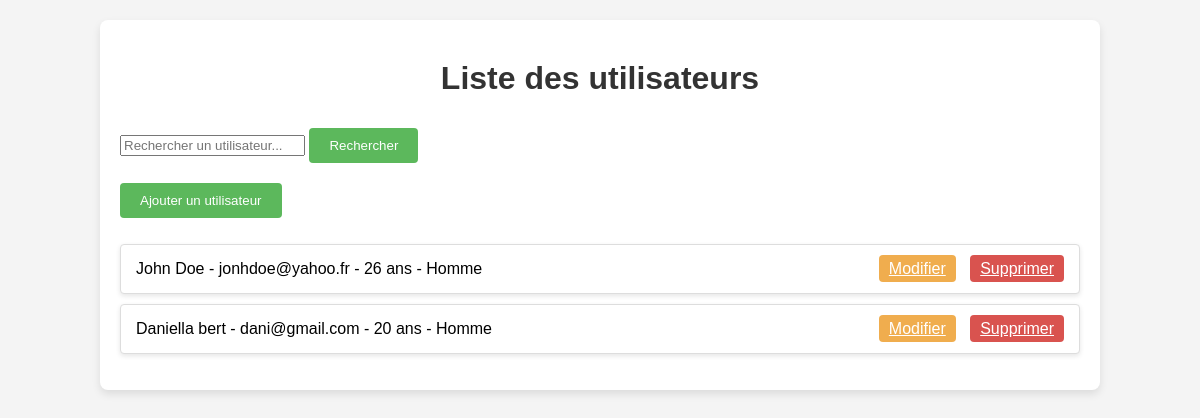
Before: / with the older database file.
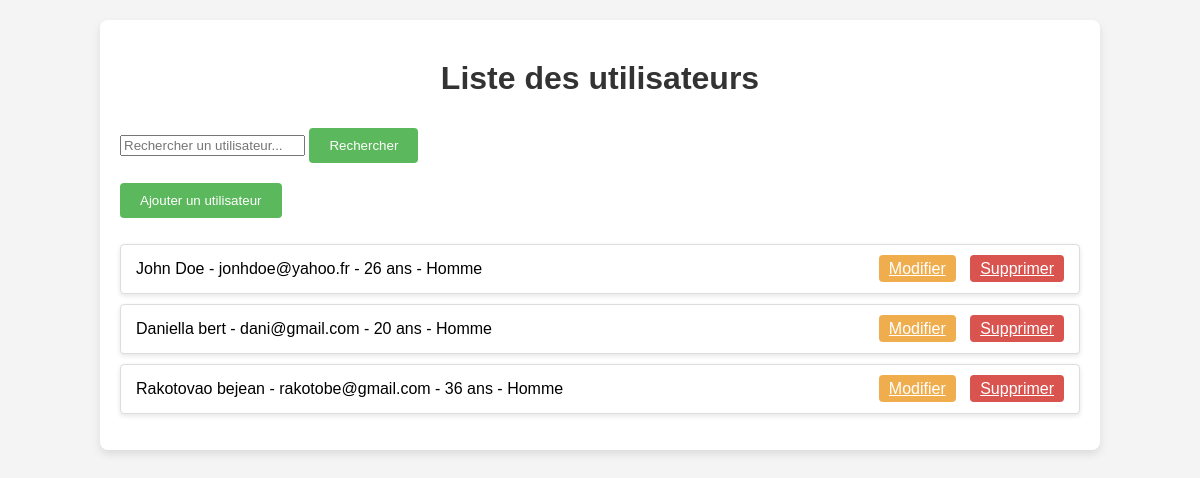
After: the same page with the newer database file.
### utilisateurs/models.py (models this page shows, shortened)
class Utilisateur(models.Model):
    nom = models.CharField(max_length=100)
    prenom = models.CharField(max_length=100)  # Nouveau champ
    email = models.EmailField(unique=True)
    age = models.PositiveIntegerField(null=True, blank=True)  # Nouveau champ
    sexe = models.CharField(max_length=10, choices=[('Homme', 'Homme'), ('Femme', 'Femme')], default='Homme')  # Nouveau champ
    date_creation = models.DateTimeField(auto_now_add=True)

### utilisateurs/views.py (the view)
# urls.py: path('', views.liste_utilisateurs, name='liste_utilisateurs'),
def liste_utilisateurs(request):
    recherche = request.GET.get('recherche', '')  # Récupère la valeur du champ de recherche
    utilisateurs = Utilisateur.objects.all()
    if recherche:
        utilisateurs = utilisateurs.filter(nom__icontains=recherche)  # Filtre les utilisateurs par le nom
    return render(request, 'utilisateurs/liste.html', {'utilisateurs': utilisateurs, 'recherche': recherche})

### utilisateurs/templates/utilisateurs/liste.html (shortened to what this page needs)
<!DOCTYPE html>
<html lang="fr">
<head>
    {% load static %}
    <link rel="stylesheet" href="{% static 'css/styles.css' %}">
</head>
<body>
    <div class="container">
        <h1>Liste des utilisateurs</h1>
        <form method="GET" action="" class="search-form">
            <input type="text" name="recherche" placeholder="Rechercher un utilisateur..." value="{{ recherche }}" id="search-bar">
            <button type="submit">Rechercher</button>
        </form>
        <a href="{% url 'ajouter_utilisateur' %}">
            <button class="add-user-btn">Ajouter un utilisateur</button>
        </a>
        <ul class="utilisateurs-list">
            {% for utilisateur in utilisateurs %}
                <li class="utilisateur-item">
                    <span>{{ utilisateur.nom }} {{ utilisateur.prenom }} - {{ utilisateur.email }} - {{ utilisateur.age }} ans - {{ utilisateur.sexe }}</span>
                    <div class="user-actions">
                        <a href="{% url 'modifier_utilisateur' utilisateur.id %}" class="modify">Modifier</a>
                        <a href="{% url 'supprimer_utilisateur' utilisateur.id %}" class="delete">Supprimer</a>
                    </div>
                </li>
            {% empty %}
                <li>Aucun utilisateur trouvé.</li>
            {% endfor %}
        </ul>
    </div>
</body>
</html>

### static/css/styles.css (style rules this page uses)
body { font-family: Arial, sans-serif; background-color: #f4f4f4; margin: 0; padding: 0; }
h1 { color: #333; text-align: center; margin-top: 20px; }
button { background-color: #5cb85c; color: white; padding: 10px 20px; border: none; border-radius: 4px; cursor: pointer; margin: 10px 0; display: inline-block; }
.container { width: 80%; max-width: 1000px; margin: 20px auto; padding: 20px; background-color: #fff; box-shadow: 0 4px 8px rgba(0, 0, 0, 0.1); border-radius: 8px; }
ul { list-style-type: none; padding: 0; }
ul li { background-color: #fff; padding: 15px; margin-bottom: 10px; border: 1px solid #ddd; border-radius: 4px; display: flex; justify-content: space-between; align-items: center; box-shadow: 0 2px 5px rgba(0, 0, 0, 0.1); }
ul li a { background-color: #0275d8; color: white; padding: 5px 10px; border-radius: 4px; text-decoration: none !; }
ul li a.modify { background-color: #f0ad4e; margin-right: 10px; }
ul li a.delete { background-color: #d9534f; }

Changed rows visible on the page:
added Utilisateur: nom "Rakotovao", prenom "bejean", email "rakotobe@gmail.com", age "36", sexe "Homme"
